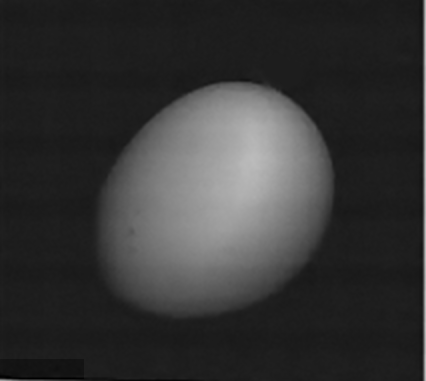
%> input picture test2.bmp, 426 x 381 px
$ octave run_B.m   (GNU Octave 9; MATLAB toolbox functions it lacks are replaced by stand-ins)
%> lines starting %> are read from the running program, lines starting %| are printed output that depends on the picture; in (x1, y1, x2, y2) boxes, pixels count from 0 and x2, y2 are one past the last pixel; in counts of white or black regions, pixels touching at a corner belong together; the program's own positions count from 1
### intermeans.m
% To calculate the intermeans threshold;
% input is the gray level image ‘test1.bmp’
% output is the threshold value T and the binary thresholded
% image Iout.
function [T,Iout] = intermeans(Iin)

    T_old = 0; %initilize threshold variable
    T = mean(mean(Iin)); % start with initial T = average intensity
    while T_old ~= T % while not equal, end when Threshold stablized
        T_old = T;
        mean_1 = mean(mean(Iin(Iin < T_old)));
        mean_2 = mean(mean(Iin(Iin > T_old)));
        T = (mean_1 + mean_2) / 2; % update new Threshold value
    end
    T = ceil(T); % floor the Threshold
    Iout = Iin > T; % for those pixels with value greater than threshold, display
end

### features.m
% To compute the features;
% input is the binary thresholded image
% outputs are the feature values
function [P, A, C, xbar, ybar, phione] = features(Iin)
    % Iin is a binary image with only 1s and 0s
    % centralize the image to largest area: bwareafilt(I, n)
    Iin = bwareafilt(Iin,1);
    % flip image to set origin from top left to bottom left
    I_flip = flip(Iin,1);
    % use built-in function to track the edges
    I_edges = edge(Iin);

    % Numer of edge pixels
    P = sum(sum(I_edges));
    % Number of pixels within
    A = sum(sum(Iin));
    % Compactness = (perimeter)^2 / (4Pi*area)
    C = P^2 / (4 * pi * A);

    % Centroid: xbar = m10/m00, ybar = m01/m00
    % mpq = sum(sum(x^p * y^q * f(x,y)dxdy))

    %m00 = summing up all the pixels
    m00 = sum(sum(I_flip));
    %m01 = sumall y * f(x,y)
    %m10 = sumall x * f(x,y)
    m01 = 0;
    m10 = 0;
    for y = 1:size(I_flip,1) % row by row (1 - row size)
        for x = 1:size(I_flip,2) % col by col (2 - col size)
            m01 = m01 + y * I_flip(y, x);
            m10 = m10 + x * I_flip(y, x);
        end
    end
    % Centroid: xbar = m10/m00, ybar = m01/m00
    xbar = m10/m00;
    ybar = m01/m00;

    % [6 lines of commented-out code are left out]
    u20 = 0;
    u02 = 0;
    for y = 1:size(I_flip,1) % row
        for x = 1:size(I_flip,2) % col
            u20 = u20 + (x - xbar)^2 * I_flip(y, x);
            u02 = u02 + (y - ybar)^2 * I_flip(y, x);
        end
    end

    u00 = m00;
    eta20 = u20 / u00^2; % (2+0)/2+1 = 2
    eta02 = u02 / u00^2;

    phione = eta20 + eta02;
end

### run_B.m
%%%%% Section B %%%%%
% This m file is used to test your code for Section B
% Ensure that when you run this script file, the output images
% are generated and displayed correctly
%--- 1.
I = imread('./test2.bmp');
%> I is the input picture: size 381x426 uint8; min 0, max 190, mean 52.8
[T, IT] = intermeans(I);
%> in intermeans, `T = mean(mean(Iin));`: T = 52.81
%> the loop in intermeans, `while T_old ~= T` made 5 passes
%> (T_old, mean_1, mean_2, T) on passes 1 to 5: (52.81, 28.84, 119, 73.94), (73.94, 30.24, 126.1, 78.18), (78.18, 30.86, 128.5, 79.66), (79.66, 30.96, 128.8, 79.9), (79.9, 30.96, 128.8, 79.9)
%> in intermeans, `T = ceil(T);`: T = 80
%> in intermeans, `Iout = Iin > T;`:
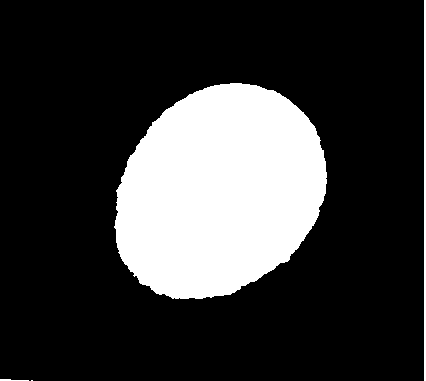
%> Iout: size 381x426 logical; 22.1% white; 4 white regions (1 under 20 px), largest, box (x1, y1, x2, y2) and area: (114, 83, 327, 299) 35108, (424, 0, 426, 381) 762, (0, 379, 29, 381) 40
%> T = 80
imshow(IT) % display image IT
output = T % display the intermeans threshold
%> output = 80
%--- 2
% display the measured feature values
[P, A, C, xbar, ybar, phione] = features(IT)
%> in features, `Iin = bwareafilt(Iin,1);`: Iin: size 381x426 logical; 21.6% white; 1 white region, box (x1, y1, x2, y2) and area: (114, 83, 327, 299) 35108
%> in features, `I_flip = flip(Iin,1);`:
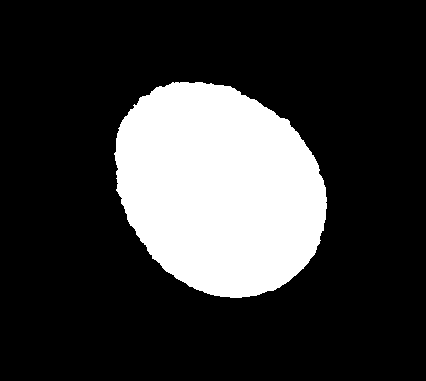
%> I_flip: size 381x426 logical; 21.6% white; 1 white region, box (x1, y1, x2, y2) and area: (114, 82, 327, 298) 35108
%> in features, `I_edges = edge(Iin);`:
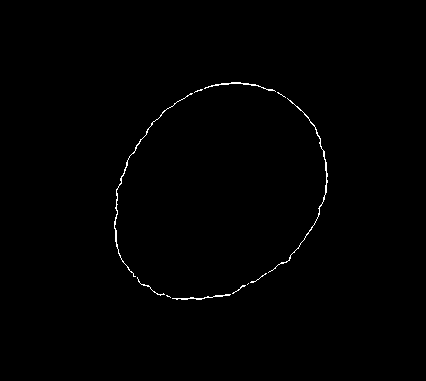
%> I_edges: size 381x426 logical; 0.53% white in thin lines or dots, all inside (x1, y1, x2, y2) = (114, 82, 328, 300)
%> in features, `P = sum(sum(I_edges));`: P = 862
%> in features, `A = sum(sum(Iin));`: A = 35108
%> in features, `C = P^2 / (4 * pi * A);`: C = 1.68
%> in features, `m00 = sum(sum(I_flip));`: m00 = 35108
%> after the loop in features, `for y = 1:size(I_flip,1)`: m01 = 6655052; m10 = 7727341
%> in features, `xbar = m10/m00;`: xbar = 220.1
%> in features, `ybar = m01/m00;`: ybar = 189.6
%> after the loop in features, `for y = 1:size(I_flip,1)`: u02 = 102377683.1; u20 = 98510275.7
%> in features, `u00 = m00;`: u00 = 35108
%> in features, `eta20 = u20 / u00^2;`: eta20 = 0.0799
%> in features, `eta02 = u02 / u00^2;`: eta02 = 0.0831
%> in features, `phione = eta20 + eta02;`: phione = 0.163
%> P = 862; A = 35108; C = 1.68; xbar = 220.1; ybar = 189.6; phione = 0.163
%--- 3
Topt = 40 % find by imhist()
Iopt = I >= Topt; % threshold J with Topt
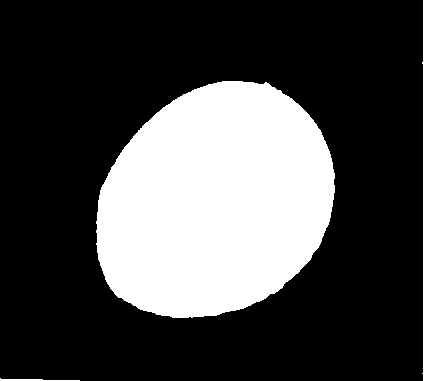
%> Iopt: size 381x426 logical; 27.8% white; 3 white regions, box (x1, y1, x2, y2) and area: (96, 81, 335, 318) 43903, (422, 0, 426, 381) 1146, (0, 378, 80, 381) 124
imshow(Iopt) % display image Iopt
% display the measured feature values
[P, A, C, xbar, ybar, phione] = features(Iopt)
%> in features (call 2), `Iin = bwareafilt(Iin,1);`:
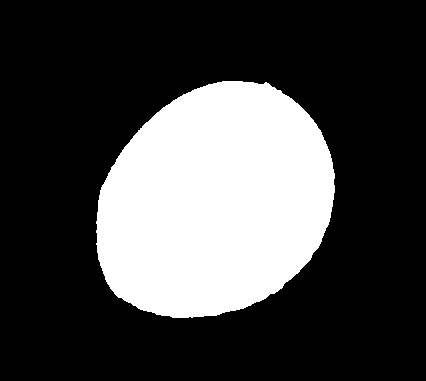
%> Iin: size 381x426 logical; 27% white; 1 white region, box (x1, y1, x2, y2) and area: (96, 81, 335, 318) 43903
%> in features (call 2), `I_flip = flip(Iin,1);`:
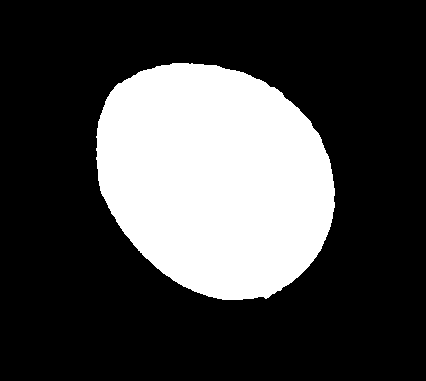
%> I_flip: size 381x426 logical; 27% white; 1 white region, box (x1, y1, x2, y2) and area: (96, 63, 335, 300) 43903
%> in features (call 2), `I_edges = edge(Iin);`:
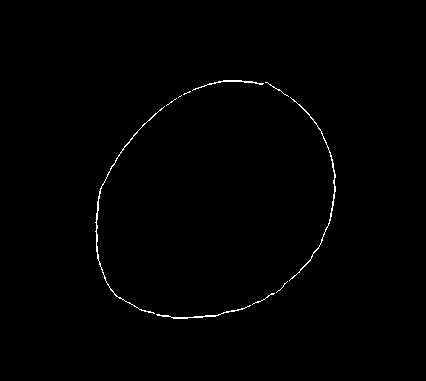
%> I_edges: size 381x426 logical; 0.61% white in thin lines or dots, all inside (x1, y1, x2, y2) = (95, 80, 336, 319)
%> in features (call 2), `P = sum(sum(I_edges));`: P = 990
%> in features (call 2), `A = sum(sum(Iin));`: A = 43903
%> in features (call 2), `C = P^2 / (4 * pi * A);`: C = 1.78
%> in features (call 2), `m00 = sum(sum(I_flip));`: m00 = 43903
%> after the loop in features (call 2), `for y = 1:size(I_flip,1)`: m01 = 7875303; m10 = 9472050
%> in features (call 2), `xbar = m10/m00;`: xbar = 215.7
%> in features (call 2), `ybar = m01/m00;`: ybar = 179.4
%> after the loop in features (call 2), `for y = 1:size(I_flip,1)`: u02 = 155315719.4; u20 = 158272818.9
%> in features (call 2), `u00 = m00;`: u00 = 43903
%> in features (call 2), `eta20 = u20 / u00^2;`: eta20 = 0.0821
%> in features (call 2), `eta02 = u02 / u00^2;`: eta02 = 0.0806
%> P = 990; A = 43903; C = 1.78; xbar = 215.7; ybar = 179.4

$ run again, with test1.bmp copied over test2.bmp
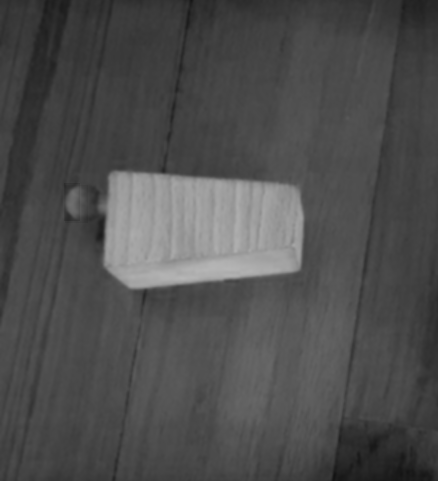
%> input picture test1.bmp, 438 x 481 px
%> I is the input picture: size 481x438 uint8; min 19, max 182, mean 78.1
%> in intermeans, `T = mean(mean(Iin));`: T = 78.06
%> the loop in intermeans, `while T_old ~= T` made 6 passes
%> (T_old, mean_1, mean_2, T) on passes 1 to 6: (78.06, 65.11, 108.1, 86.6), (86.6, 67.72, 127.8, 97.78), (97.78, 69.45, 151, 110.2), (110.2, 69.8, 156.3, 113.1), (113.1, 69.82, 156.5, 113.2), (113.2, 69.82, 156.5, 113.2)
%> in intermeans, `T = ceil(T);`: T = 114
%> in intermeans, `Iout = Iin > T;`:
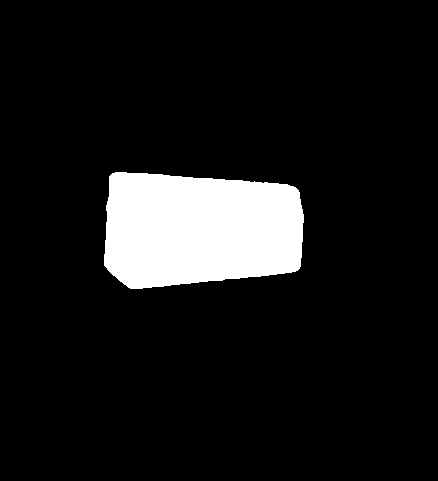
%> Iout: size 481x438 logical; 9.5% white; 1 white region, box (x1, y1, x2, y2) and area: (104, 172, 304, 289) 19996
%> I_flip: size 481x438 logical; 9.5% white; 1 white region, box (x1, y1, x2, y2) and area: (104, 192, 304, 309) 19996
%> I_edges: size 481x438 logical; 0.46% white in thin lines or dots, all inside (x1, y1, x2, y2) = (103, 171, 305, 290)
%> in features, `P = sum(sum(I_edges));`: P = 973
%> in features, `A = sum(sum(Iin));`: A = 19996
%> in features, `C = P^2 / (4 * pi * A);`: C = 3.77
%> m00 = 19996
%> after the loop in features, `for y = 1:size(I_flip,1)`: m01 = 5034913; m10 = 4006129
%> in features, `xbar = m10/m00;`: xbar = 200.3
%> in features, `ybar = m01/m00;`: ybar = 251.8
%> after the loop in features, `for y = 1:size(I_flip,1)`: u02 = 17796288.9; u20 = 61505732
%> u00 = 19996
%> eta20 = 0.154
%> eta02 = 0.0445
%> in features, `phione = eta20 + eta02;`: phione = 0.198
%> `[P, A, C, xbar, ybar, phione] = features(IT)`: P = 973; A = 19996; C = 3.77; xbar = 200.3; ybar = 251.8; phione = 0.198
%> Iopt: size 481x438 logical; 98.1% white; 18 black regions (12 under 20 px), largest, box (x1, y1, x2, y2) and area: (331, 435, 434, 481) 2380, (33, 0, 70, 61) 895, (401, 0, 438, 22) 417, (186, 0, 194, 30) 104, (97, 220, 103, 240) 91, (50, 61, 55, 72) 44
%> I_flip: size 481x438 logical; 98.1% white; 18 black regions (12 under 20 px), largest, box (x1, y1, x2, y2) and area: (331, 0, 434, 46) 2416, (33, 420, 70, 481) 905, (401, 459, 438, 481) 422, (186, 451, 194, 481) 104, (97, 241, 103, 261) 91, (50, 409, 55, 420) 44
%> in features (call 2), `I_edges = edge(Iin);`:
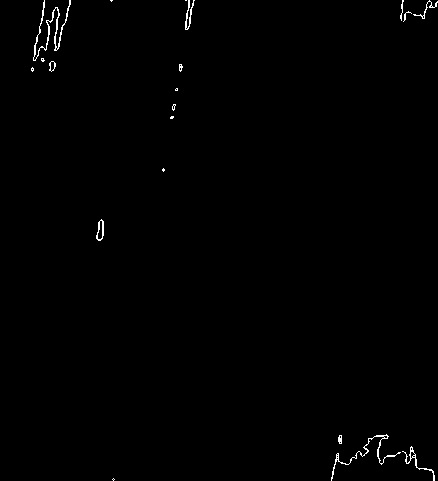
%> I_edges: size 481x438 logical; 0.56% white in thin lines or dots
%> in features (call 2), `P = sum(sum(I_edges));`: P = 1173
%> in features (call 2), `A = sum(sum(Iin));`: A = 206630
%> in features (call 2), `C = P^2 / (4 * pi * A);`: C = 0.53
%> m00 = 206630
%> after the loop in features (call 2), `for y = 1:size(I_flip,1)`: m01 = 50015645; m10 = 45054994
%> in features (call 2), `xbar = m10/m00;`: xbar = 218
%> in features (call 2), `ybar = m01/m00;`: ybar = 242.1
%> after the loop in features (call 2), `for y = 1:size(I_flip,1)`: u02 = 3.86e+09; u20 = 3.26e+09
%> u00 = 206630
%> eta20 = 0.0763
%> eta02 = 0.0905
%> in features (call 2), `phione = eta20 + eta02;`: phione = 0.167
%> `[P, A, C, xbar, ybar, phione] = features(Iopt)`: P = 1173; A = 206630; C = 0.53; xbar = 218; ybar = 242.1; phione = 0.167

$ run again, with test3.bmp copied over test2.bmp
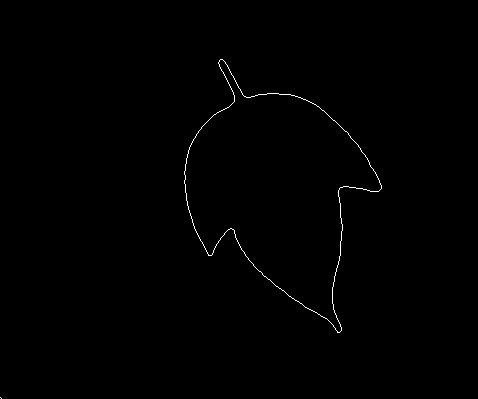
%> input picture test3.bmp, 478 x 399 px
%> I is the input picture: size 399x478 uint8; 0.39% white in thin lines or dots, all inside (x1, y1, x2, y2) = (0, 59, 382, 399)
%> in intermeans, `T = mean(mean(Iin));`: T = 1
%> the loop in intermeans, `while T_old ~= T` made 2 passes
%> (T_old, mean_1, mean_2, T) on passes 1 to 2: (1, 0, 255, 127.5), (127.5, 0, 255, 127.5)
%> in intermeans, `T = ceil(T);`: T = 128
%> Iin: size 399x478 logical; 0.39% white in thin lines or dots, all inside (x1, y1, x2, y2) = (184, 59, 382, 333)
%> in features, `I_flip = flip(Iin,1);`:
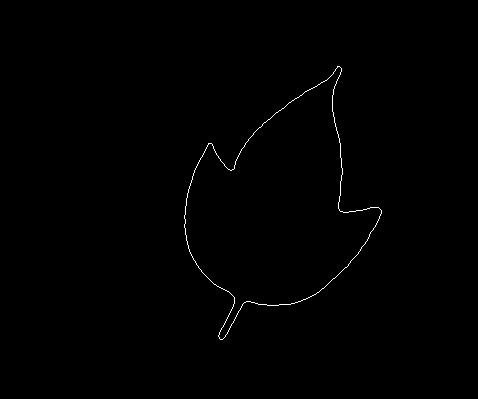
%> I_flip: size 399x478 logical; 0.39% white in thin lines or dots, all inside (x1, y1, x2, y2) = (184, 66, 382, 340)
%> in features, `I_edges = edge(Iin);`:
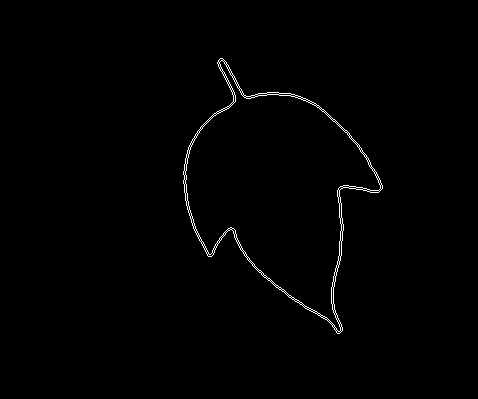
%> I_edges: size 399x478 logical; 0.78% white in thin lines or dots, all inside (x1, y1, x2, y2) = (183, 58, 383, 334)
%> in features, `P = sum(sum(I_edges));`: P = 1488
%> in features, `A = sum(sum(Iin));`: A = 747
%> in features, `C = P^2 / (4 * pi * A);`: C = 235.9
%> m00 = 747
%> after the loop in features, `for y = 1:size(I_flip,1)`: m01 = 154566; m10 = 208565
%> in features, `xbar = m10/m00;`: xbar = 279.2
%> in features, `ybar = m01/m00;`: ybar = 206.9
%> after the loop in features, `for y = 1:size(I_flip,1)`: u02 = 4534355.7; u20 = 2911813.1
%> u00 = 747
%> eta20 = 5.22
%> eta02 = 8.13
%> in features, `phione = eta20 + eta02;`: phione = 13.34
%> `[P, A, C, xbar, ybar, phione] = features(IT)`: P = 1488; A = 747; C = 235.9; xbar = 279.2; ybar = 206.9; phione = 13.34

$ run again, with letter.bmp copied over test2.bmp
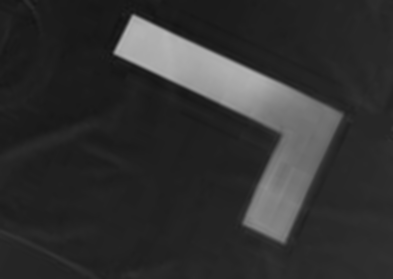
%> input picture letter.bmp, 393 x 279 px
%> I is the input picture: size 279x393 uint8; min 19, max 183, mean 48.9
%> in intermeans, `T = mean(mean(Iin));`: T = 48.88
%> the loop in intermeans, `while T_old ~= T` made 4 passes
%> (T_old, mean_1, mean_2, T) on passes 1 to 4: (48.88, 34.17, 131.8, 83), (83, 34.59, 138.3, 86.45), (86.45, 34.65, 138.7, 86.68), (86.68, 34.65, 138.7, 86.68)
%> in intermeans, `T = ceil(T);`: T = 87
%> Iout: size 279x393 logical; 13.6% white; 1 white region, box (x1, y1, x2, y2) and area: (114, 15, 342, 243) 14961
%> I_flip: size 279x393 logical; 13.6% white; 1 white region, box (x1, y1, x2, y2) and area: (114, 36, 342, 264) 14961
%> I_edges: size 279x393 logical; 0.67% white in thin lines or dots, all inside (x1, y1, x2, y2) = (113, 14, 343, 243)
%> in features, `P = sum(sum(I_edges));`: P = 731
%> in features, `A = sum(sum(Iin));`: A = 14961
%> in features, `C = P^2 / (4 * pi * A);`: C = 2.84
%> m00 = 14961
%> after the loop in features, `for y = 1:size(I_flip,1)`: m01 = 2450816; m10 = 3672154
%> in features, `xbar = m10/m00;`: xbar = 245.4
%> in features, `ybar = m01/m00;`: ybar = 163.8
%> after the loop in features, `for y = 1:size(I_flip,1)`: u02 = 48604966.5; u20 = 49430410.5
%> u00 = 14961
%> eta20 = 0.221
%> eta02 = 0.217
%> in features, `phione = eta20 + eta02;`: phione = 0.438
%> `[P, A, C, xbar, ybar, phione] = features(IT)`: P = 731; A = 14961; C = 2.84; xbar = 245.4; ybar = 163.8; phione = 0.438
%> Iopt: size 279x393 logical; 32% white; 18 white regions (8 under 20 px), largest, box (x1, y1, x2, y2) and area: (112, 13, 393, 279) 30138, (331, 0, 393, 116) 3028, (0, 229, 99, 279) 662
%> Iin: size 279x393 logical; 27.5% white; 1 white region, box (x1, y1, x2, y2) and area: (112, 13, 393, 279) 30138
%> I_flip: size 279x393 logical; 27.5% white; 1 white region, box (x1, y1, x2, y2) and area: (112, 0, 393, 266) 30138
%> in features (call 2), `I_edges = edge(Iin);`:
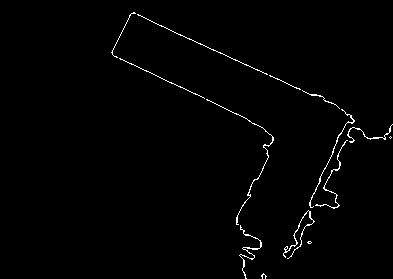
%> I_edges: size 279x393 logical; 1.2% white in thin lines or dots, all inside (x1, y1, x2, y2) = (111, 12, 393, 279)
%> in features (call 2), `P = sum(sum(I_edges));`: P = 1292
%> in features (call 2), `A = sum(sum(Iin));`: A = 30138
%> in features (call 2), `C = P^2 / (4 * pi * A);`: C = 4.41
%> m00 = 30138
%> after the loop in features (call 2), `for y = 1:size(I_flip,1)`: m01 = 3519728; m10 = 8681421
%> in features (call 2), `xbar = m10/m00;`: xbar = 288.1
%> in features (call 2), `ybar = m01/m00;`: ybar = 116.8
%> after the loop in features (call 2), `for y = 1:size(I_flip,1)`: u02 = 157491431.3; u20 = 140016455.7
%> u00 = 30138
%> eta20 = 0.154
%> eta02 = 0.173
%> in features (call 2), `phione = eta20 + eta02;`: phione = 0.328
%> `[P, A, C, xbar, ybar, phione] = features(Iopt)`: P = 1292; A = 30138; C = 4.41; xbar = 288.1; ybar = 116.8; phione = 0.328
